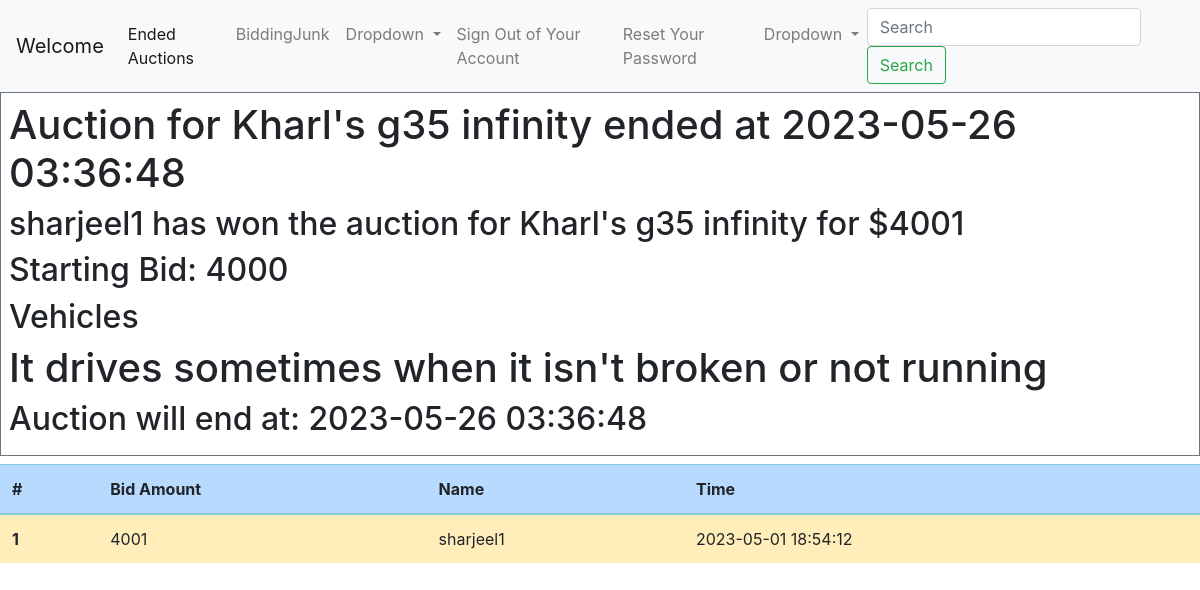
The app's page /ended.php?item=8 with its own data.
### tables this page shows
CREATE TABLE `auctions` (
  `item_id` int(11) NOT NULL AUTO_INCREMENT,
  `item_name` varchar(50) DEFAULT NULL,
  `item_category` varchar(32) DEFAULT NULL,
  `description` varchar(255) DEFAULT NULL,
  `starting_bid` double DEFAULT NULL,
  `start_time` datetime NOT NULL,
  `end_time` datetime DEFAULT NULL,
  `image` varchar(255) DEFAULT 'error.jpg',
  `winning_bid` double DEFAULT NULL,
  PRIMARY KEY (`item_id`),
  UNIQUE KEY `id` (`item_id`)
);

CREATE TABLE `bids` (
  `BiddingAmount` int(11) DEFAULT NULL,
  `timestamp` datetime DEFAULT CURRENT_TIMESTAMP,
  `user_id` int(11) DEFAULT NULL,
  `item_id` int(11) DEFAULT NULL
);

CREATE TABLE `users` (
  `id` int(11) NOT NULL AUTO_INCREMENT,
  `username` varchar(50) NOT NULL,
  `password` varchar(255) NOT NULL,
  `created_at` datetime DEFAULT CURRENT_TIMESTAMP,
  `is_admin` tinyint(4) DEFAULT '0',
  PRIMARY KEY (`id`),
  UNIQUE KEY `username` (`username`)
);

### ended.php (the view, shortened to what this page needs)
<?php
require_once ("config.php");
$item_id = $_GET["item"];
$sql = "Select * from auctions where item_id = :itemId ";
$stmt = $pdo->prepare($sql);
$stmt->bindParam(":itemId", $item_id);
$stmt->execute();
$item = $stmt->fetch();
$endTime = $item["end_time"];
$sql2= "Select b.BiddingAmount, b.timestamp,u.username from bids b
         join users u on b.user_id = u.id
         where item_id=:itemId
         order by b.BiddingAmount desc
         limit 5";
if($stmt2 = $pdo->prepare($sql2)){
    $stmt2->bindParam(":itemId", $item_id);
    if($stmt2->execute())
    {
        $bids = $stmt2->fetchAll();
    }
}
$highestBid = $bids[0]["BiddingAmount"];
$highestBidder = $bids[0]["username"];
?>
<!doctype html>
<html lang="en">
<head>
    <link rel="stylesheet" href="https://stackpath.bootstrapcdn.com/bootstrap/4.5.2/css/bootstrap.min.css">
</head>
<body>
<nav class="navbar navbar-expand-lg navbar-light bg-light">
    <a class="navbar-brand" href="welcome.php">Welcome</a>
    <div class="collapse navbar-collapse" id="navbarSupportedContent">
        <ul class="navbar-nav mr-auto">
            <li class="nav-item active">
                <a class="nav-link" href="endedauctions.php">Ended Auctions<span class="sr-only">(current)</span></a>
            </li>
            <li class="nav-item">
                <?php
                if($_SESSION["is_admin"] == true) {
                    ?>
                    <a class="nav-link" href="admin.php">Admin Actions</a>
                    <?php
                }
                else{
                    ?>
                    <a class="nav-link" href="#">BiddingJunk</a>
                    <?php
                }
                ?>
            </li>
            <li class="nav-item dropdown">
                <a class="nav-link dropdown-toggle" data-toggle="dropdown" href="#" id="navbarDropdown" role="button" aria-haspopup="true" aria-expanded="false">
                    Dropdown
                </a>
            </li>
            <li class="nav-item">
                <a class="nav-link" href="logout.php">Sign Out of Your Account</a>
            </li>
            <li class="nav-item">
                <a class="nav-link" href="reset-password.php">Reset Your Password</a>
            </li>
            <li class="nav-item dropdown">
                <a class="nav-link dropdown-toggle" data-toggle="dropdown" href="#" id="navbarDropdown" role="button" aria-haspopup="true" aria-expanded="false">
                    Dropdown
                </a>
            </li>
        </ul>
        <form class="form-inline my-2 my-lg-0">
            <input class="form-control mr-sm-2" type="search" placeholder="Search" aria-label="Search">
            <button class="btn btn-outline-success my-2 my-sm-0" type="submit">Search</button>
        </form>
    </div>
</nav>
<div class="border border-secondary p-2 mb-2 border-opacity-50 gap-3">
    <h1>Auction for <?=$item["item_name"] ?> ended at <?=$endTime?></h1>
    <h2><?= $highestBidder ?> has won the auction for <?=$item["item_name"]?> for $<?=$highestBid?></h2>
    <h2>Starting Bid:  <?=$item["starting_bid"]?></h2>
    <h2><?=$item["item_category"] ?></h2>
    <h1><?=$item["description"] ?></h1>
    <h2>Auction will end at: <?=$item["end_time"]?></h2>
</div>
<table class="table table-striped table-info">
    <thead>
    <tr class="table-primary">
        <th scope="col">#</th>
        <th scope="col">Bid Amount</th>
        <th scope="col">Name</th>
        <th scope="col">Time</th>
    </tr>
    </thead>
    <tbody>
    <?php
    $count=1;
    if(isset($bids)){
        foreach($bids as $bid)
        {
            ?>
            <tr class="<?php echo ($count==1) ? 'table-warning' :'' ?>">
                <th scope="row"><?=$count?></th>
                <td><?=$bid["BiddingAmount"]?></td>
                <td><?=$bid["username"]?></td>
                <td><?=$bid["timestamp"]?></td>
            </tr>
            <?php
            $count++;
        }
    }
    else{
        ?>
        <tr>
            <th>No bids</th>
        </tr>
        <?php
    }
    ?>
    </tbody>
</table>
</body>
</html>

### records on screen
auctions: item_name "Kharl's g35 infinity", end_time "2023-05-26 03:36:48", starting_bid "4000", item_category "Vehicles", description "It drives sometimes when it isn't broken or not running"
bids: user.username "sharjeel1", BiddingAmount "4001", timestamp "2023-05-01 18:54:12"
